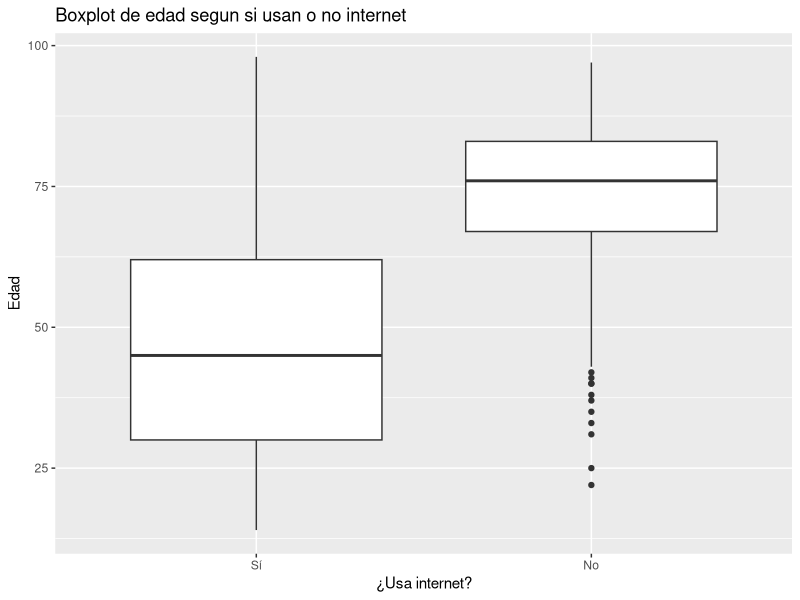
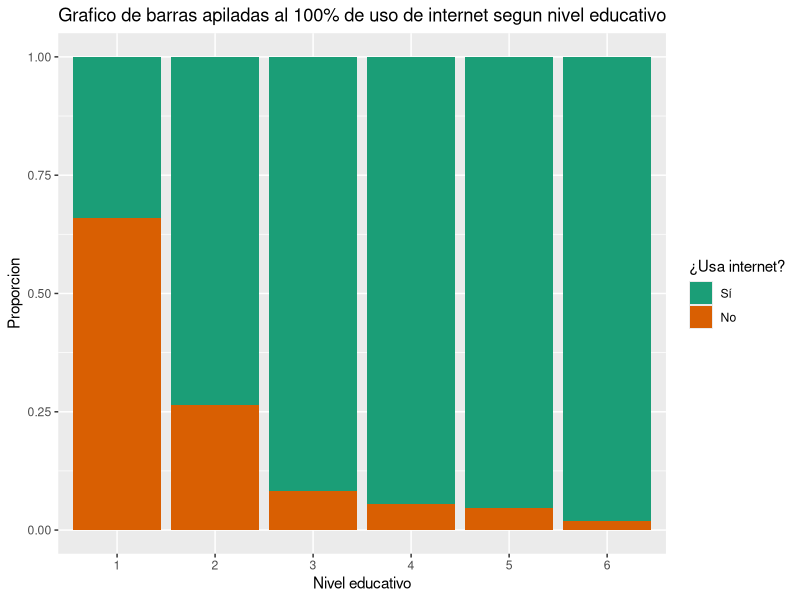
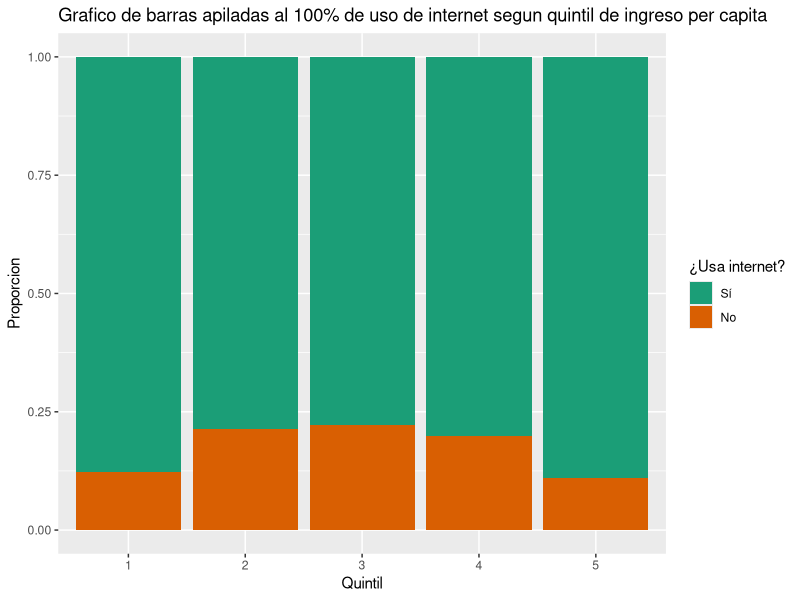
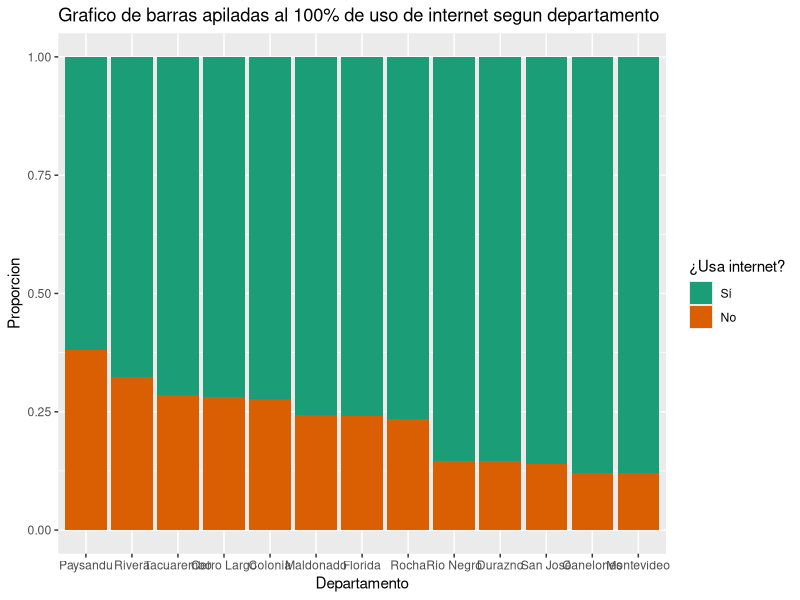
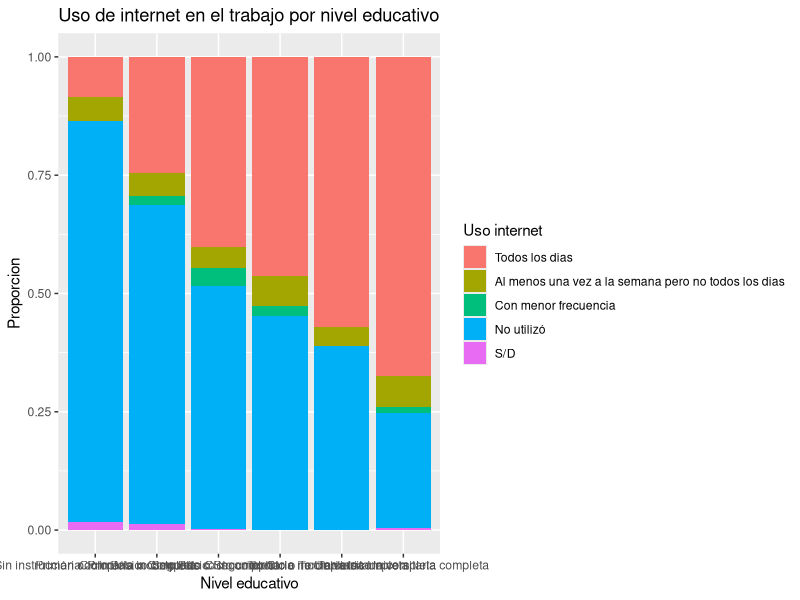
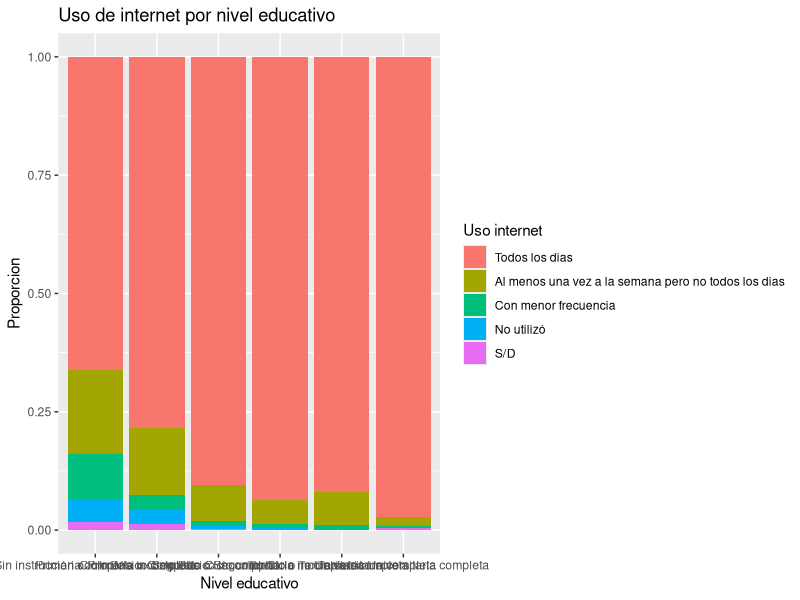
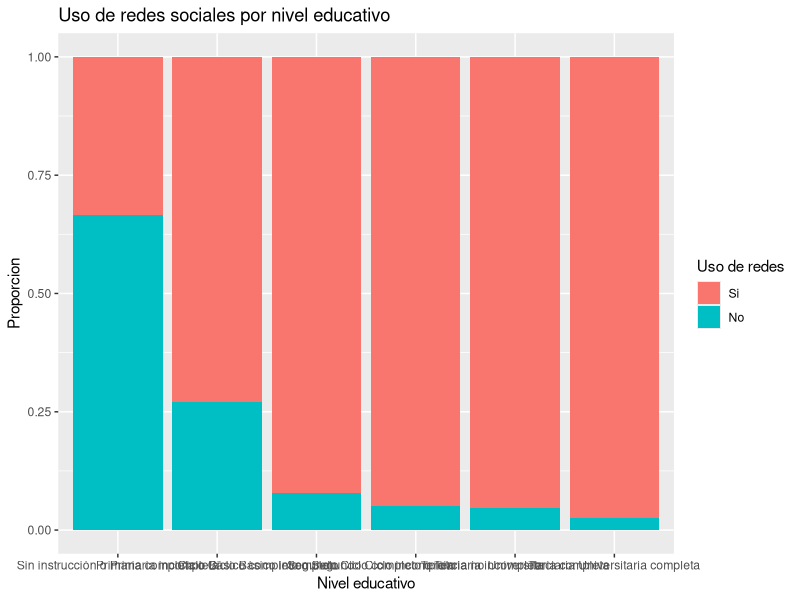
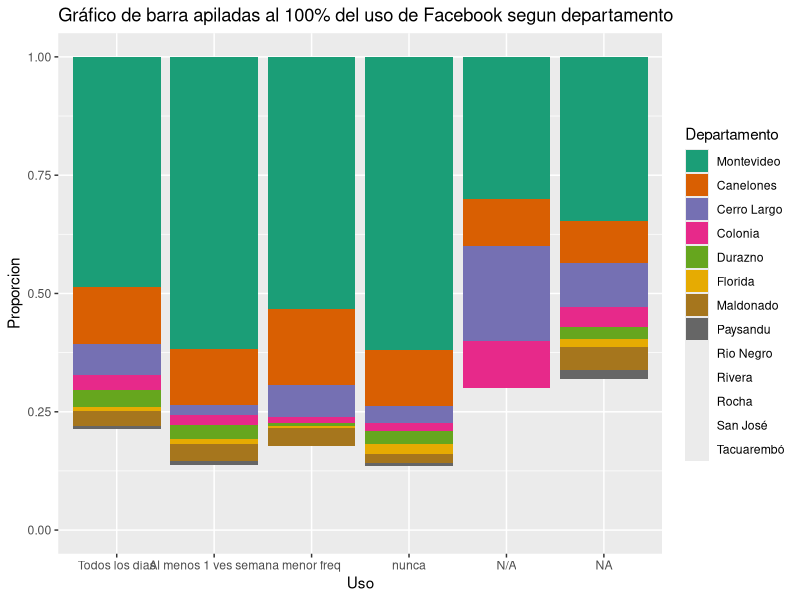

Write the R code that produced these figures, in order.
library(haven)
library(tidyverse)
library(ggplot2)
library(forcats)

datos <- read_sav("PlotFunctions/datos.sav")
nousa <- datos %>% filter(C9==2 & C24!=99)
print(getwd())

PlotRazonesNoUsoInternet <- function() {
  #Gráfico de barras de las razones por las que las personas no usan internet
  ggplot(nousa,aes(x=fct_rev(fct_infreq(as.factor(C24))),fill=as.factor(C24)))+geom_bar(stat = "count")+scale_x_discrete(labels=c(
    "1"="No sabe como podria servirle",
    "2"="No sabe usarlo",
    "3"="No tiene dispositivos digitales",
    "4"="Le resulta caro",
    "5"="No tiene tiempo",
    "6"="discapacidad",
    "7"="no le interesa o no quiere",
    "8"="falta de conocimiento de idioma extranjero",
    "9"="inseguro respecto al contenido",
    "10"="le preocupa privacidad",
    "11"="otra"))+coord_flip()+labs(fill="Motivo de no uso",x="Razón",y="Cantidad",title = "Razones por las que no usan internet")+scale_fill_brewer(palette="Paired",labels=c(
      "1"="No sabe como podria servirle",
      "2"="No sabe usarlo",
      "3"="No tiene dispositivos digitales",
      "4"="Le resulta caro",
      "5"="No tiene tiempo",
      "6"="discapacidad",
      "7"="no le interesa o no quiere",
      "8"="falta de conocimiento de idioma extranjero",
      "9"="inseguro respecto al contenido",
      "10"="le preocupa privacidad",
      "11"="otra"))+ 
    stat_count(geom = "text",
               aes(label = ..count..),position=position_stack(vjust=0.5))
}

#Boxplot de eded de las personas que usan internet y las que no
ggplot(datos, aes(x = C8, y = as.factor(C9))) + geom_boxplot() + coord_flip() +
  scale_y_discrete(labels = c("1" = "Sí", "2" = "No")) +
  labs(x = "Edad", y = "¿Usa internet?",
       title = "Boxplot de edad segun si usan o no internet")

#Gráfico de barra apiladas al 100% del uso de internet según nivel educativo
ggplot(datos, aes(fill = as.factor(C9), x = as.factor(niveledu))) + geom_bar(position = "fill") +
  labs(y = "Proporcion", x = "Nivel educativo", fill="¿Usa internet?",
       title = "Grafico de barras apiladas al 100% de uso de internet segun nivel educativo") +
  scale_fill_brewer(palette="Dark2",labels=c("1"="Sí","2"="No"))

#Gráfico de barra apiladas al 100% del uso de internet según quintil
ggplot(datos, aes(fill = as.factor(C9), x = as.factor(Quintil))) + geom_bar(position = "fill") +
  labs(y = "Proporcion", x = "Quintil", fill="¿Usa internet?",
       title = "Grafico de barras apiladas al 100% de uso de internet segun quintil de ingreso per capita") +
  scale_fill_brewer(palette="Dark2",labels=c("1"="Sí","2"="No"))

#Gráfico de barra apiladas al 100% del uso de internet según departamento
ggplot(datos, aes(fill = as.factor(C9), x = fct_reorder(as.factor(DOMDEPARTAMENTO),-as.numeric(C9),mean))) + geom_bar(position = "fill") +
  labs(y = "Proporcion", x = "Departamento", fill="¿Usa internet?",
       title = "Grafico de barras apiladas al 100% de uso de internet segun departamento") +
  scale_fill_brewer(palette="Dark2",labels=c("1"="Sí","2"="No")) + scale_x_discrete(labels=c("1"="Montevideo",
                                                                                             "3"="Canelones",
                                                                                             "4"="Cerro Largo",
                                                                                             "5"="Colonia",
                                                                                             "8"="Florida",
                                                                                             "10"="Maldonado",
                                                                                             "6"="Durazno",
                                                                                             "11"="Paysandu",
                                                                                             "12"="Rio Negro",
                                                                                             "13"="Rivera",
                                                                                             "14"="Rocha",
                                                                                             "16"="San José",
                                                                                             "18"="Tacuarembó"))

#Frecuencia de uso de internet en el trabajo por nivel educativo
datos$niveledu
datos%>%filter(!is.na(C13_2))%>%
  ggplot(aes(x=as.factor(niveledu),fill=as.factor(C13_2)))+geom_bar(position = "fill")+
  scale_fill_discrete("Uso internet",breaks=c(1,2,3,4,99),
    labels=c("Todos los dias",
                      "Al menos una vez a la semana pero no todos los dias",
                      "Con menor frecuencia",
                      "No utilizó",
                      "S/D"))+
  scale_x_discrete(labels=c("Sin instrucción o Primaria incompleta",
                   "Primaria completa o Ciclo Básico incompleto",
                   "Ciclo Básico completo o Segundo Ciclo incompleto",
                   "Segundo Ciclo completo o Terciaria incompleta",
                   "Terciaria no Universitaria completa",
                   "Terciaria Universitaria completa"))+
  labs(x="Nivel educativo",y="Proporcion",
       title = "Uso de internet en el trabajo por nivel educativo")
  


#Uso de internet por nivel educativo
datos$C11
datos%>%filter(!is.na(C11))%>%
  ggplot(aes(x=as.factor(niveledu),fill=as.factor(C11)))+geom_bar(position = "fill")+
  scale_x_discrete(labels=c("Sin instrucción o Primaria incompleta",
                            "Primaria completa o Ciclo Básico incompleto",
                            "Ciclo Básico completo o Segundo Ciclo incompleto",
                            "Segundo Ciclo completo o Terciaria incompleta",
                            "Terciaria no Universitaria completa",
                            "Terciaria Universitaria completa"))+
  scale_fill_discrete("Uso internet",breaks=c(1,2,3,4,99),
                      labels=c("Todos los dias",
                               "Al menos una vez a la semana pero no todos los dias",
                               "Con menor frecuencia",
                               "No utilizó",
                               "S/D"))+
  labs(x="Nivel educativo",y="Proporcion",
       title = "Uso de internet por nivel educativo")

#Uso de redes sociales por nivel educativo
datos$C9_1
datos%>%filter(!is.na(C9_1))%>%
  ggplot(aes(x=as.factor(niveledu),fill=as.factor(C9_1)))+geom_bar(position = "fill")+
  scale_x_discrete(labels=c("Sin instrucción o Primaria incompleta",
                            "Primaria completa o Ciclo Básico incompleto",
                            "Ciclo Básico completo o Segundo Ciclo incompleto",
                            "Segundo Ciclo completo o Terciaria incompleta",
                            "Terciaria no Universitaria completa",
                            "Terciaria Universitaria completa"))+
  scale_fill_discrete("Uso de redes",
                      breaks=c(1,2),
                      labels=c("Si","No"))+
  labs(x="Nivel educativo",y="Proporcion",
       title = "Uso de redes sociales por nivel educativo")

#Gráfico de barra apiladas al 100% del uso de Facebook segun departamento
ggplot(datos, aes(fill = as.factor(DOMDEPARTAMENTO), x = as.factor(C18_1))) + geom_bar(position = "fill") +
  labs(y = "Proporcion", x = "Uso", fill="Departamento",
       title = "Gráfico de barra apiladas al 100% del uso de Facebook segun departamento") +
scale_fill_brewer(palette="Dark2",labels=c("1"="Montevideo",
                                           "3"="Canelones",
                                           "4"="Cerro Largo",
                                           "5"="Colonia",
                                           "8"="Florida",
                                           "10"="Maldonado",
                                           "6"="Durazno",
                                           "11"="Paysandu",
                                           "12"="Rio Negro",
                                           "13"="Rivera",
                                           "14"="Rocha",
                                           "16"="San José",
                                           "18"="Tacuarembó")) + scale_x_discrete(labels=c("1" = "Todos los dias", "2" = "Al menos 1 ves semana", "3" = "menor freq" , "4" = "nunca", "99" = "N/A"))


#Gráfico de barra apiladas al 100% del uso de Whatsapp segun departamento
ggplot(datos, aes(fill = as.factor(DOMDEPARTAMENTO), x = as.factor(C18_2))) + geom_bar(position = "fill") +
  labs(y = "Proporcion", x = "Uso", fill="Departamento",
       title = "Gráfico de barra apiladas al 100% del uso de Whatsapp segun departamento") +
  scale_fill_brewer(labels=c("1"="Montevideo",
                                             "3"="Canelones",
                                             "4"="Cerro Largo",
                                             "5"="Colonia",
                                             "8"="Florida",
                                             "10"="Maldonado",
                                             "6"="Durazno",
                                             "11"="Paysandu",
                                             "12"="Rio Negro",
                                             "13"="Rivera",
                                             "14"="Rocha",
                                             "16"="San José",
                                             "18"="Tacuarembó")) + scale_x_discrete(labels=c("1" = "Todos los dias", "2" = "Al menos 1 ves semana", "3" = "menor freq" , "4" = "nunca", "99" = "N/A"))


#Gráfico de barra apiladas al 100% del uso de TWITTER segun departamento
ggplot(datos, aes(fill = as.factor(DOMDEPARTAMENTO), x = as.factor(C18_3))) + geom_bar(position = "fill") +
  labs(y = "Proporcion", x = "Uso",  title = "Gráfico de barra apiladas al 100% del uso de TWITTER segun departamento") +
  scale_fill_discrete("Departamento",labels=c("1"="Montevideo",
                                             "3"="Canelones",
                                             "4"="Cerro Largo",
                                             "5"="Colonia",
                                             "8"="Florida",
                                             "10"="Maldonado",
                                             "6"="Durazno",
                                             "11"="Paysandu",
                                             "12"="Rio Negro",
                                             "13"="Rivera",
                                             "14"="Rocha",
                                             "16"="San José",
                                             "18"="Tacuarembó")) + scale_x_discrete(labels=c("1" = "Todos los dias", "2" = "Al menos 1 ves semana", "3" = "menor freq" , "4" = "nunca", "99" = "N/A"))

# Cambios para crear indice de uso de redes sociales
datos = datos %>% mutate(C18_1 = replace(C18_1, C18_1 == 99, 0))
datos = datos %>% mutate(C18_2 = replace(C18_2, C18_2 == 99, 0))
datos = datos %>% mutate(C18_3 = replace(C18_3, C18_3 == 99, 0))
datos = datos %>% mutate(C18_4 = replace(C18_4, C18_4 == 99, 0))
datos = datos %>% mutate(C18_5 = replace(C18_5, C18_5 == 99, 0))
datos = datos %>% mutate(C18_6 = replace(C18_6, C18_6 == 99, 0))
datos = datos %>% mutate(C18_7 = replace(C18_7, C18_7 == 99, 0))

datos = datos %>% replace_na(list(C18_1 = 0, C18_2 =0,  C18_3 =0,  C18_4 =0, C18_5 =0, C18_6 =0, C18_7 = 0))
# se agrega la columna uso_redes_sociales con un indice entre 0 y 1 que maca la intensidad de uso de redes sociales. 
datos = mutate(datos, uso_redes_sociales =  1 - ( (( ( C18_1 + C18_2 + C18_3 + C18_4 + C18_5 + C18_6 + C18_7) / 7 ) - 1 ) / 3 )  )

# se agrupa por apartamento y se hace una media de la nueva columna uso_redes_sociales
# Aunque hay departamentos con una intensidad de uso menor, el uso se ve homogeneo. 
datos %>%
  group_by(DOMDEPARTAMENTO) %>%
  summarise(
    media_uso_redes_sociales = mean(uso_redes_sociales, na.rm = TRUE)
  ) %>%
  ggplot(aes(x = as.factor(DOMDEPARTAMENTO), y= media_uso_redes_sociales)) + geom_bar(stat="identity") + scale_x_discrete(labels=c("1"="Montevideo",
                                                                                                                                   "3"="Canelones",
                                                                                                                                   "4"="Cerro Largo",
                                                                                                                                   "5"="Colonia",
                                                                                                                                   "8"="Florida",
                                                                                                                                   "10"="Maldonado",
                                                                                                                                   "6"="Durazno",
                                                                                                                                   "11"="Paysandu",
                                                                                                                                   "12"="Rio Negro",
                                                                                                                                   "13"="Rivera",
                                                                                                                                   "14"="Rocha",
                                                                                                                                   "16"="San José",
                                                                                                                                   "18"="Tacuarembó"))

